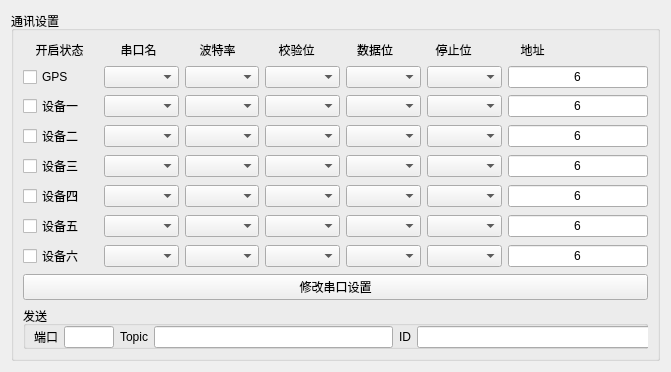
<?xml version="1.0" encoding="UTF-8"?>
<ui version="4.0">
 <class>ComConfigWidget</class>
 <widget class="QWidget" name="ComConfigWidget">
  <property name="geometry">
   <rect>
    <x>0</x>
    <y>0</y>
    <width>671</width>
    <height>372</height>
   </rect>
  </property>
  <property name="windowTitle">
   <string>Form</string>
  </property>
  <property name="styleSheet">
   <string notr="true"/>
  </property>
  <layout class="QGridLayout" name="gridLayout_3">
   <item row="0" column="0">
    <widget class="QGroupBox" name="txsz_group">
     <property name="title">
      <string>通讯设置</string>
     </property>
     <layout class="QGridLayout" name="gridLayout_2">
      <item row="6" column="0" colspan="8">
       <widget class="QGroupBox" name="groupBox">
        <property name="title">
         <string>发送</string>
        </property>
        <widget class="QPushButton" name="modifyCommunicationSetup_2">
         <property name="geometry">
          <rect>
           <x>10</x>
           <y>50</y>
           <width>621</width>
           <height>23</height>
          </rect>
         </property>
         <property name="text">
          <string>修改发送设置</string>
         </property>
        </widget>
        <widget class="QWidget" name="layoutWidget">
         <property name="geometry">
          <rect>
           <x>11</x>
           <y>20</y>
           <width>621</width>
           <height>22</height>
          </rect>
         </property>
         <layout class="QHBoxLayout" name="horizontalLayout">
          <item>
           <widget class="QLabel" name="port_label">
            <property name="text">
             <string>端口</string>
            </property>
           </widget>
          </item>
          <item>
           <widget class="QLineEdit" name="port_lineEdit">
            <property name="minimumSize">
             <size>
              <width>50</width>
              <height>0</height>
             </size>
            </property>
            <property name="maximumSize">
             <size>
              <width>50</width>
              <height>16777215</height>
             </size>
            </property>
           </widget>
          </item>
          <item>
           <widget class="QLabel" name="topic_label">
            <property name="text">
             <string>Topic</string>
            </property>
           </widget>
          </item>
          <item>
           <widget class="QLineEdit" name="topic_lineEdit"/>
          </item>
          <item>
           <widget class="QLabel" name="topic_label_2">
            <property name="text">
             <string>ID</string>
            </property>
           </widget>
          </item>
          <item>
           <widget class="QLineEdit" name="id_lineEdit"/>
          </item>
         </layout>
        </widget>
       </widget>
      </item>
      <item row="0" column="5">
       <widget class="QLabel" name="label_26">
        <property name="text">
         <string>停止位</string>
        </property>
        <property name="alignment">
         <set>Qt::AlignCenter</set>
        </property>
       </widget>
      </item>
      <item row="0" column="0">
       <widget class="QLabel" name="label">
        <property name="maximumSize">
         <size>
          <width>16777215</width>
          <height>20</height>
         </size>
        </property>
        <property name="text">
         <string>开启状态</string>
        </property>
        <property name="alignment">
         <set>Qt::AlignCenter</set>
        </property>
       </widget>
      </item>
      <item row="0" column="2">
       <widget class="QLabel" name="label_3">
        <property name="text">
         <string>波特率</string>
        </property>
        <property name="alignment">
         <set>Qt::AlignCenter</set>
        </property>
       </widget>
      </item>
      <item row="0" column="4">
       <widget class="QLabel" name="label_21">
        <property name="text">
         <string>数据位</string>
        </property>
        <property name="alignment">
         <set>Qt::AlignCenter</set>
        </property>
       </widget>
      </item>
      <item row="3" column="0" colspan="8">
       <widget class="QPushButton" name="modifyCommunicationSetup">
        <property name="text">
         <string>修改串口设置</string>
        </property>
       </widget>
      </item>
      <item row="0" column="3">
       <widget class="QLabel" name="label_7">
        <property name="text">
         <string>校验位</string>
        </property>
        <property name="alignment">
         <set>Qt::AlignCenter</set>
        </property>
       </widget>
      </item>
      <item row="0" column="6">
       <widget class="QLabel" name="label_62">
        <property name="text">
         <string>地址</string>
        </property>
        <property name="alignment">
         <set>Qt::AlignCenter</set>
        </property>
       </widget>
      </item>
      <item row="2" column="0" colspan="8">
       <layout class="QGridLayout" name="gridLayout">
        <item row="2" column="0">
         <widget class="QCheckBox" name="txsz_check3">
          <property name="text">
           <string>设备二</string>
          </property>
         </widget>
        </item>
        <item row="2" column="1">
         <widget class="QComPortSelectedComboBox" name="txsz_chnal3"/>
        </item>
        <item row="4" column="6">
         <widget class="QLineEdit" name="addr5">
          <property name="maximumSize">
           <size>
            <width>140</width>
            <height>16777215</height>
           </size>
          </property>
          <property name="text">
           <string>6</string>
          </property>
          <property name="alignment">
           <set>Qt::AlignCenter</set>
          </property>
         </widget>
        </item>
        <item row="5" column="4">
         <widget class="QComDataBitSelectedComboBox" name="data_bit6"/>
        </item>
        <item row="1" column="1">
         <widget class="QComPortSelectedComboBox" name="txsz_chnal2"/>
        </item>
        <item row="5" column="2">
         <widget class="QComBaudrateSelectedComboBox" name="txsz_bit6"/>
        </item>
        <item row="0" column="3">
         <widget class="QComParityBitSelectedComboBox" name="parity_bit1"/>
        </item>
        <item row="6" column="4">
         <widget class="QComDataBitSelectedComboBox" name="data_bit7"/>
        </item>
        <item row="2" column="4">
         <widget class="QComDataBitSelectedComboBox" name="data_bit3"/>
        </item>
        <item row="4" column="0">
         <widget class="QCheckBox" name="txsz_check5">
          <property name="text">
           <string>设备四</string>
          </property>
         </widget>
        </item>
        <item row="5" column="6">
         <widget class="QLineEdit" name="addr6">
          <property name="maximumSize">
           <size>
            <width>140</width>
            <height>16777215</height>
           </size>
          </property>
          <property name="text">
           <string>6</string>
          </property>
          <property name="alignment">
           <set>Qt::AlignCenter</set>
          </property>
         </widget>
        </item>
        <item row="4" column="4">
         <widget class="QComDataBitSelectedComboBox" name="data_bit5"/>
        </item>
        <item row="3" column="2">
         <widget class="QComBaudrateSelectedComboBox" name="txsz_bit4">
          <property name="editable">
           <bool>false</bool>
          </property>
         </widget>
        </item>
        <item row="0" column="1">
         <widget class="QComPortSelectedComboBox" name="txsz_chnal1"/>
        </item>
        <item row="6" column="6">
         <widget class="QLineEdit" name="addr7">
          <property name="maximumSize">
           <size>
            <width>140</width>
            <height>16777215</height>
           </size>
          </property>
          <property name="text">
           <string>6</string>
          </property>
          <property name="alignment">
           <set>Qt::AlignCenter</set>
          </property>
         </widget>
        </item>
        <item row="1" column="6">
         <widget class="QLineEdit" name="addr2">
          <property name="maximumSize">
           <size>
            <width>140</width>
            <height>16777215</height>
           </size>
          </property>
          <property name="text">
           <string>6</string>
          </property>
          <property name="alignment">
           <set>Qt::AlignCenter</set>
          </property>
         </widget>
        </item>
        <item row="4" column="1">
         <widget class="QComPortSelectedComboBox" name="txsz_chnal5"/>
        </item>
        <item row="4" column="2">
         <widget class="QComBaudrateSelectedComboBox" name="txsz_bit5">
          <property name="editable">
           <bool>false</bool>
          </property>
         </widget>
        </item>
        <item row="0" column="2">
         <widget class="QComBaudrateSelectedComboBox" name="txsz_bit1">
          <property name="editable">
           <bool>false</bool>
          </property>
         </widget>
        </item>
        <item row="5" column="5">
         <widget class="QComStopBitSelectedComboBox" name="stop_bit6"/>
        </item>
        <item row="6" column="1">
         <widget class="QComPortSelectedComboBox" name="txsz_chnal7"/>
        </item>
        <item row="2" column="6">
         <widget class="QLineEdit" name="addr3">
          <property name="maximumSize">
           <size>
            <width>140</width>
            <height>16777215</height>
           </size>
          </property>
          <property name="text">
           <string>6</string>
          </property>
          <property name="alignment">
           <set>Qt::AlignCenter</set>
          </property>
         </widget>
        </item>
        <item row="6" column="0">
         <widget class="QCheckBox" name="txsz_check7">
          <property name="text">
           <string>设备六</string>
          </property>
         </widget>
        </item>
        <item row="3" column="3">
         <widget class="QComParityBitSelectedComboBox" name="parity_bit4"/>
        </item>
        <item row="1" column="2">
         <widget class="QComBaudrateSelectedComboBox" name="txsz_bit2">
          <property name="editable">
           <bool>false</bool>
          </property>
         </widget>
        </item>
        <item row="5" column="1">
         <widget class="QComPortSelectedComboBox" name="txsz_chnal6"/>
        </item>
        <item row="3" column="1">
         <widget class="QComPortSelectedComboBox" name="txsz_chnal4"/>
        </item>
        <item row="1" column="5">
         <widget class="QComStopBitSelectedComboBox" name="stop_bit2"/>
        </item>
        <item row="4" column="3">
         <widget class="QComParityBitSelectedComboBox" name="parity_bit5"/>
        </item>
        <item row="2" column="5">
         <widget class="QComStopBitSelectedComboBox" name="stop_bit3"/>
        </item>
        <item row="5" column="0">
         <widget class="QCheckBox" name="txsz_check6">
          <property name="text">
           <string>设备五</string>
          </property>
         </widget>
        </item>
        <item row="6" column="3">
         <widget class="QComParityBitSelectedComboBox" name="parity_bit7"/>
        </item>
        <item row="4" column="5">
         <widget class="QComStopBitSelectedComboBox" name="stop_bit5"/>
        </item>
        <item row="2" column="2">
         <widget class="QComBaudrateSelectedComboBox" name="txsz_bit3">
          <property name="editable">
           <bool>false</bool>
          </property>
         </widget>
        </item>
        <item row="0" column="4">
         <widget class="QComDataBitSelectedComboBox" name="data_bit1"/>
        </item>
        <item row="3" column="4">
         <widget class="QComDataBitSelectedComboBox" name="data_bit4"/>
        </item>
        <item row="6" column="2">
         <widget class="QComBaudrateSelectedComboBox" name="txsz_bit7"/>
        </item>
        <item row="6" column="5">
         <widget class="QComStopBitSelectedComboBox" name="stop_bit7"/>
        </item>
        <item row="3" column="6">
         <widget class="QLineEdit" name="addr4">
          <property name="maximumSize">
           <size>
            <width>140</width>
            <height>16777215</height>
           </size>
          </property>
          <property name="text">
           <string>6</string>
          </property>
          <property name="alignment">
           <set>Qt::AlignCenter</set>
          </property>
         </widget>
        </item>
        <item row="1" column="4">
         <widget class="QComDataBitSelectedComboBox" name="data_bit2"/>
        </item>
        <item row="2" column="3">
         <widget class="QComParityBitSelectedComboBox" name="parity_bit3"/>
        </item>
        <item row="1" column="0">
         <widget class="QCheckBox" name="txsz_check2">
          <property name="text">
           <string>设备一</string>
          </property>
          <property name="checkable">
           <bool>true</bool>
          </property>
         </widget>
        </item>
        <item row="1" column="3">
         <widget class="QComParityBitSelectedComboBox" name="parity_bit2"/>
        </item>
        <item row="5" column="3">
         <widget class="QComParityBitSelectedComboBox" name="parity_bit6"/>
        </item>
        <item row="3" column="0">
         <widget class="QCheckBox" name="txsz_check4">
          <property name="text">
           <string>设备三</string>
          </property>
         </widget>
        </item>
        <item row="3" column="5">
         <widget class="QComStopBitSelectedComboBox" name="stop_bit4"/>
        </item>
        <item row="0" column="5">
         <widget class="QComStopBitSelectedComboBox" name="stop_bit1"/>
        </item>
        <item row="0" column="6">
         <widget class="QLineEdit" name="addr1">
          <property name="maximumSize">
           <size>
            <width>140</width>
            <height>16777215</height>
           </size>
          </property>
          <property name="text">
           <string>6</string>
          </property>
          <property name="alignment">
           <set>Qt::AlignCenter</set>
          </property>
         </widget>
        </item>
        <item row="0" column="0">
         <widget class="QCheckBox" name="txsz_check1">
          <property name="enabled">
           <bool>true</bool>
          </property>
          <property name="text">
           <string>GPS</string>
          </property>
          <property name="checkable">
           <bool>true</bool>
          </property>
         </widget>
        </item>
       </layout>
      </item>
      <item row="0" column="1">
       <widget class="QLabel" name="label_2">
        <property name="text">
         <string>串口名</string>
        </property>
        <property name="alignment">
         <set>Qt::AlignCenter</set>
        </property>
       </widget>
      </item>
     </layout>
    </widget>
   </item>
  </layout>
 </widget>
 <customwidgets>
  <customwidget>
   <class>QComPortSelectedComboBox</class>
   <extends>QComboBox</extends>
   <header>comdata/comselectedcombobox.h</header>
  </customwidget>
  <customwidget>
   <class>QComBaudrateSelectedComboBox</class>
   <extends>QComboBox</extends>
   <header>comdata/comselectedcombobox.h</header>
  </customwidget>
  <customwidget>
   <class>QComParityBitSelectedComboBox</class>
   <extends>QComboBox</extends>
   <header>comdata/comselectedcombobox.h</header>
  </customwidget>
  <customwidget>
   <class>QComStopBitSelectedComboBox</class>
   <extends>QComboBox</extends>
   <header>comdata/comselectedcombobox.h</header>
  </customwidget>
  <customwidget>
   <class>QComDataBitSelectedComboBox</class>
   <extends>QComboBox</extends>
   <header>comdata/comselectedcombobox.h</header>
  </customwidget>
 </customwidgets>
 <resources/>
 <connections/>
</ui>
